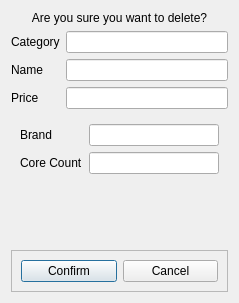
<?xml version="1.0" encoding="UTF-8"?>
<ui version="4.0">
 <class>DeleteProductDialog</class>
 <widget class="QDialog" name="DeleteProductDialog">
  <property name="geometry">
   <rect>
    <x>0</x>
    <y>0</y>
    <width>239</width>
    <height>303</height>
   </rect>
  </property>
  <property name="windowTitle">
   <string>Delete Product</string>
  </property>
  <layout class="QVBoxLayout" name="verticalLayout">
   <item>
    <widget class="QLabel" name="label_6">
     <property name="text">
      <string>Are you sure you want to delete?</string>
     </property>
     <property name="alignment">
      <set>Qt::AlignCenter</set>
     </property>
    </widget>
   </item>
   <item>
    <layout class="QFormLayout" name="formLayout">
     <item row="0" column="0">
      <widget class="QLabel" name="label">
       <property name="text">
        <string>Category</string>
       </property>
      </widget>
     </item>
     <item row="0" column="1">
      <widget class="QLineEdit" name="category">
       <property name="readOnly">
        <bool>true</bool>
       </property>
      </widget>
     </item>
     <item row="1" column="0">
      <widget class="QLabel" name="label_3">
       <property name="text">
        <string>Name</string>
       </property>
      </widget>
     </item>
     <item row="1" column="1">
      <widget class="QLineEdit" name="name">
       <property name="readOnly">
        <bool>true</bool>
       </property>
       <property name="placeholderText">
        <string/>
       </property>
      </widget>
     </item>
     <item row="2" column="0">
      <widget class="QLabel" name="label_4">
       <property name="text">
        <string>Price</string>
       </property>
      </widget>
     </item>
     <item row="2" column="1">
      <widget class="QLineEdit" name="price">
       <property name="readOnly">
        <bool>true</bool>
       </property>
      </widget>
     </item>
    </layout>
   </item>
   <item>
    <widget class="QStackedWidget" name="stackedWidget">
     <property name="currentIndex">
      <number>0</number>
     </property>
     <widget class="QWidget" name="page">
      <layout class="QGridLayout" name="gridLayout">
       <item row="0" column="0">
        <layout class="QFormLayout" name="formLayout_2">
         <item row="1" column="0">
          <widget class="QLabel" name="label_5">
           <property name="text">
            <string>Core Count</string>
           </property>
          </widget>
         </item>
         <item row="0" column="0">
          <widget class="QLabel" name="label_7">
           <property name="text">
            <string>Brand</string>
           </property>
          </widget>
         </item>
         <item row="0" column="1">
          <widget class="QLineEdit" name="cpuBrand">
           <property name="readOnly">
            <bool>true</bool>
           </property>
          </widget>
         </item>
         <item row="1" column="1">
          <widget class="QLineEdit" name="coreCount">
           <property name="readOnly">
            <bool>true</bool>
           </property>
          </widget>
         </item>
        </layout>
       </item>
      </layout>
     </widget>
     <widget class="QWidget" name="page_2">
      <layout class="QGridLayout" name="gridLayout_2">
       <item row="0" column="0">
        <layout class="QFormLayout" name="formLayout_3">
         <item row="0" column="0">
          <widget class="QLabel" name="label_2">
           <property name="text">
            <string>Brand</string>
           </property>
          </widget>
         </item>
         <item row="0" column="1">
          <widget class="QLineEdit" name="ramBrand">
           <property name="readOnly">
            <bool>true</bool>
           </property>
          </widget>
         </item>
         <item row="1" column="0">
          <widget class="QLabel" name="label_8">
           <property name="text">
            <string>Size (GB)</string>
           </property>
          </widget>
         </item>
         <item row="1" column="1">
          <widget class="QLineEdit" name="ramSize">
           <property name="readOnly">
            <bool>true</bool>
           </property>
          </widget>
         </item>
        </layout>
       </item>
      </layout>
     </widget>
     <widget class="QWidget" name="page_3">
      <layout class="QGridLayout" name="gridLayout_3">
       <item row="0" column="0">
        <layout class="QFormLayout" name="formLayout_4">
         <item row="0" column="0">
          <widget class="QLabel" name="label_9">
           <property name="text">
            <string>Brand</string>
           </property>
          </widget>
         </item>
         <item row="0" column="1">
          <widget class="QLineEdit" name="mbBrand">
           <property name="readOnly">
            <bool>true</bool>
           </property>
          </widget>
         </item>
         <item row="1" column="0">
          <widget class="QLabel" name="label_10">
           <property name="text">
            <string>Form Factor</string>
           </property>
          </widget>
         </item>
         <item row="1" column="1">
          <widget class="QLineEdit" name="mbSize">
           <property name="readOnly">
            <bool>true</bool>
           </property>
          </widget>
         </item>
        </layout>
       </item>
      </layout>
     </widget>
    </widget>
   </item>
   <item>
    <widget class="QFrame" name="frame">
     <property name="frameShape">
      <enum>QFrame::StyledPanel</enum>
     </property>
     <property name="frameShadow">
      <enum>QFrame::Raised</enum>
     </property>
     <layout class="QHBoxLayout" name="horizontalLayout">
      <item>
       <widget class="QPushButton" name="confirm">
        <property name="text">
         <string>Confirm</string>
        </property>
       </widget>
      </item>
      <item>
       <widget class="QPushButton" name="cancel">
        <property name="text">
         <string>Cancel</string>
        </property>
       </widget>
      </item>
     </layout>
    </widget>
   </item>
  </layout>
 </widget>
 <resources/>
 <connections/>
</ui>
